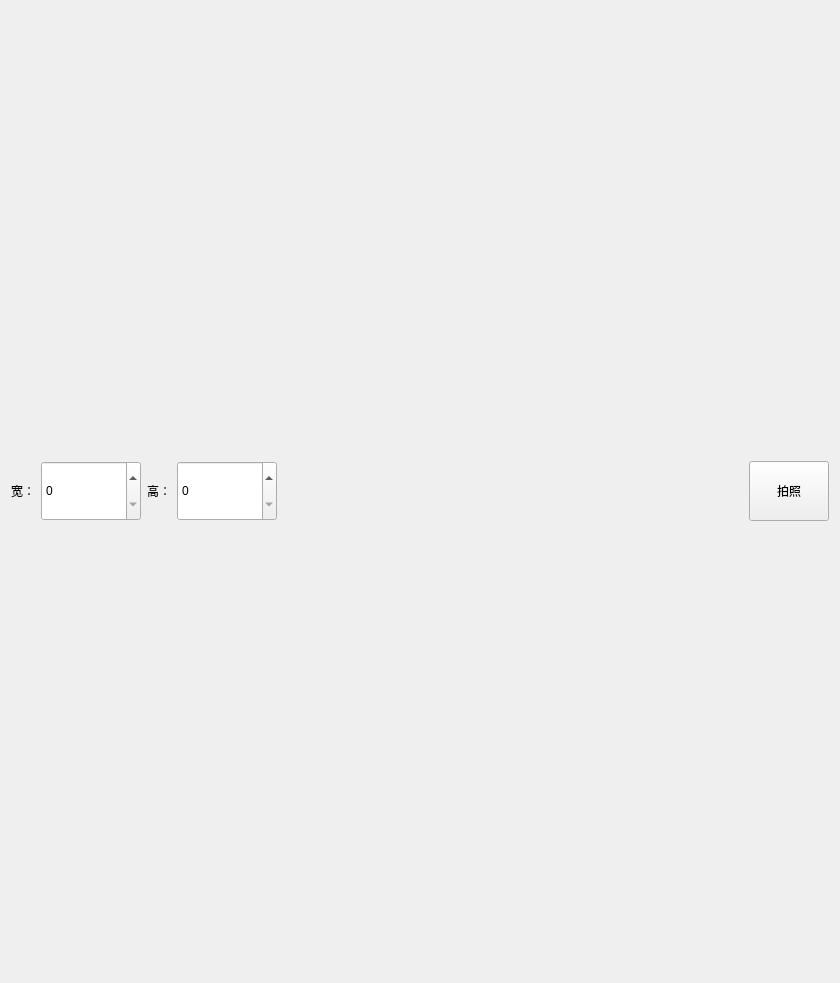
<?xml version="1.0" encoding="UTF-8"?>
<ui version="4.0">
 <class>Widget</class>
 <widget class="QWidget" name="Widget">
  <property name="geometry">
   <rect>
    <x>0</x>
    <y>0</y>
    <width>840</width>
    <height>983</height>
   </rect>
  </property>
  <property name="windowTitle">
   <string>Widget</string>
  </property>
  <layout class="QVBoxLayout" name="verticalLayout_2">
   <item>
    <layout class="QVBoxLayout" name="verticalLayout">
     <item>
      <layout class="QGridLayout" name="windowLayout"/>
     </item>
     <item>
      <layout class="QHBoxLayout" name="horizontalLayout">
       <item>
        <widget class="QLabel" name="label">
         <property name="maximumSize">
          <size>
           <width>16777215</width>
           <height>60</height>
          </size>
         </property>
         <property name="text">
          <string>宽：</string>
         </property>
        </widget>
       </item>
       <item>
        <widget class="QSpinBox" name="widthSpinBox">
         <property name="minimumSize">
          <size>
           <width>100</width>
           <height>0</height>
          </size>
         </property>
         <property name="maximumSize">
          <size>
           <width>16777215</width>
           <height>60</height>
          </size>
         </property>
         <property name="maximum">
          <number>3000</number>
         </property>
        </widget>
       </item>
       <item>
        <widget class="QLabel" name="label_2">
         <property name="maximumSize">
          <size>
           <width>16777215</width>
           <height>60</height>
          </size>
         </property>
         <property name="text">
          <string>高：</string>
         </property>
        </widget>
       </item>
       <item>
        <widget class="QSpinBox" name="heightSpinBox">
         <property name="minimumSize">
          <size>
           <width>100</width>
           <height>0</height>
          </size>
         </property>
         <property name="maximumSize">
          <size>
           <width>16777215</width>
           <height>60</height>
          </size>
         </property>
        </widget>
       </item>
       <item>
        <spacer name="horizontalSpacer">
         <property name="orientation">
          <enum>Qt::Horizontal</enum>
         </property>
         <property name="sizeHint" stdset="0">
          <size>
           <width>40</width>
           <height>60</height>
          </size>
         </property>
        </spacer>
       </item>
       <item>
        <widget class="QPushButton" name="photoPushButton">
         <property name="maximumSize">
          <size>
           <width>16777215</width>
           <height>60</height>
          </size>
         </property>
         <property name="text">
          <string>拍照</string>
         </property>
        </widget>
       </item>
      </layout>
     </item>
    </layout>
   </item>
  </layout>
 </widget>
 <layoutdefault spacing="6" margin="11"/>
 <resources/>
 <connections/>
</ui>
